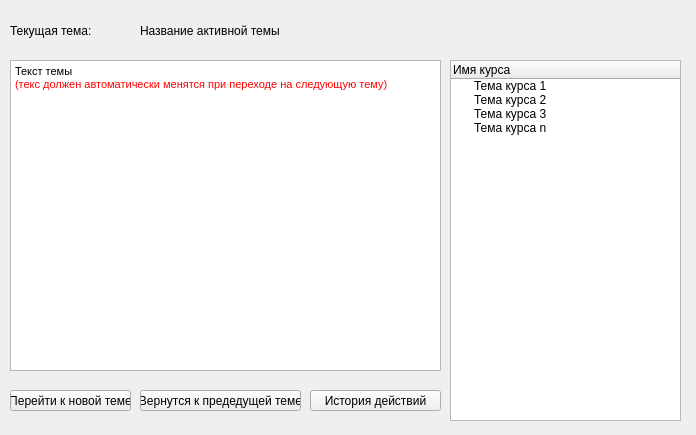
<?xml version="1.0" encoding="UTF-8"?>
<ui version="4.0">
 <class>Form</class>
 <widget class="QWidget" name="Form">
  <property name="geometry">
   <rect>
    <x>0</x>
    <y>0</y>
    <width>696</width>
    <height>435</height>
   </rect>
  </property>
  <property name="windowTitle">
   <string>Form</string>
  </property>
  <widget class="QTextEdit" name="textEdit">
   <property name="geometry">
    <rect>
     <x>10</x>
     <y>60</y>
     <width>431</width>
     <height>311</height>
    </rect>
   </property>
   <property name="html">
    <string>&lt;!DOCTYPE HTML PUBLIC &quot;-//W3C//DTD HTML 4.0//EN&quot; &quot;http://www.w3.org/TR/REC-html40/strict.dtd&quot;&gt;
&lt;html&gt;&lt;head&gt;&lt;meta name=&quot;qrichtext&quot; content=&quot;1&quot; /&gt;&lt;style type=&quot;text/css&quot;&gt;
p, li { white-space: pre-wrap; }
&lt;/style&gt;&lt;/head&gt;&lt;body style=&quot; font-family:'MS Shell Dlg 2'; font-size:8.25pt; font-weight:400; font-style:normal;&quot;&gt;
&lt;p style=&quot; margin-top:0px; margin-bottom:0px; margin-left:0px; margin-right:0px; -qt-block-indent:0; text-indent:0px;&quot;&gt;&lt;span style=&quot; color:#000000;&quot;&gt;Текст темы &lt;/span&gt;&lt;/p&gt;
&lt;p style=&quot; margin-top:0px; margin-bottom:0px; margin-left:0px; margin-right:0px; -qt-block-indent:0; text-indent:0px;&quot;&gt;&lt;span style=&quot; color:#ff0000;&quot;&gt;(текс должен автоматически менятся при переходе на следующую тему) &lt;/span&gt;&lt;/p&gt;
&lt;p style=&quot;-qt-paragraph-type:empty; margin-top:0px; margin-bottom:0px; margin-left:0px; margin-right:0px; -qt-block-indent:0; text-indent:0px;&quot;&gt;&lt;br /&gt;&lt;/p&gt;&lt;/body&gt;&lt;/html&gt;</string>
   </property>
  </widget>
  <widget class="QTreeWidget" name="treeWidget">
   <property name="geometry">
    <rect>
     <x>450</x>
     <y>60</y>
     <width>231</width>
     <height>361</height>
    </rect>
   </property>
   <column>
    <property name="text">
     <string>Имя курса</string>
    </property>
   </column>
   <item>
    <property name="text">
     <string>Тема курса 1</string>
    </property>
   </item>
   <item>
    <property name="text">
     <string>Тема курса 2</string>
    </property>
   </item>
   <item>
    <property name="text">
     <string>Тема курса 3</string>
    </property>
   </item>
   <item>
    <property name="text">
     <string>Тема курса n</string>
    </property>
   </item>
  </widget>
  <widget class="QLabel" name="label">
   <property name="geometry">
    <rect>
     <x>10</x>
     <y>20</y>
     <width>101</width>
     <height>21</height>
    </rect>
   </property>
   <property name="text">
    <string>Текущая тема:</string>
   </property>
  </widget>
  <widget class="QLabel" name="label_2">
   <property name="geometry">
    <rect>
     <x>140</x>
     <y>20</y>
     <width>141</width>
     <height>21</height>
    </rect>
   </property>
   <property name="text">
    <string>Название активной темы</string>
   </property>
  </widget>
  <widget class="QPushButton" name="pushButton">
   <property name="geometry">
    <rect>
     <x>10</x>
     <y>390</y>
     <width>121</width>
     <height>21</height>
    </rect>
   </property>
   <property name="text">
    <string>Перейти к новой теме</string>
   </property>
  </widget>
  <widget class="QPushButton" name="pushButton_2">
   <property name="geometry">
    <rect>
     <x>140</x>
     <y>390</y>
     <width>161</width>
     <height>21</height>
    </rect>
   </property>
   <property name="text">
    <string>Вернутся к предедущей теме</string>
   </property>
  </widget>
  <widget class="QPushButton" name="pushButton_3">
   <property name="geometry">
    <rect>
     <x>310</x>
     <y>390</y>
     <width>131</width>
     <height>21</height>
    </rect>
   </property>
   <property name="text">
    <string>История действий</string>
   </property>
  </widget>
 </widget>
 <resources/>
 <connections/>
</ui>
